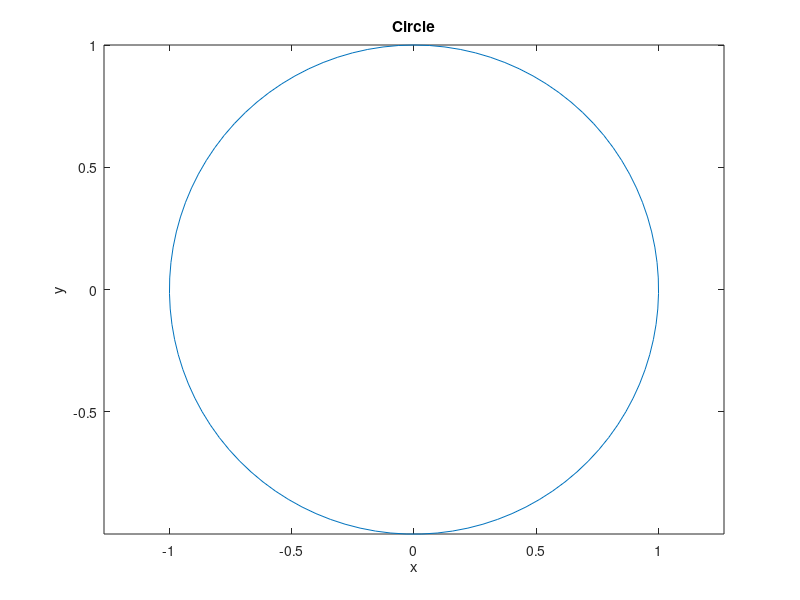

Source code (MATLAB):
%% CLEANING
clc;
clear all;
close all;
%% Circle draw   from Assig 03 ques

t = linspace(0, 2*pi, 100);

x = sin(t);
y = cos(t);

plot(x, y);

axis equal; % Ensures aspect ratio is equal, making the circle appear

title('Circle');
xlabel('x');
ylabel('y');




